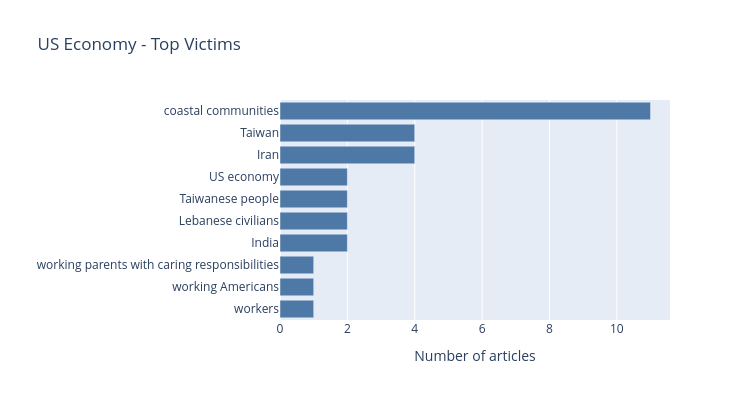

The notebook cell saved with this chart:
### Code cell
framing_bar_chart(econ_victims, "US Economy - Top Victims", "#4e79a7")

### Figure 1 — Plotly figure (JSON) as saved in the notebook; plotly's stock layout.template omitted (floating-point values rounded to 4 significant figures)
{"data": [{"marker": {"color": "#4e79a7"}, "orientation": "h", "type": "bar", "x": [1, 1, 1, 2, 2, 2, 2, 4, 4, 11], "y": ["workers", "working Americans", "working parents with caring responsibilities", "India", "Lebanese civilians", "Taiwanese people", "US economy", "Iran", "Taiwan", "coastal communities"]}], "layout": {"height": 400, "margin": {"l": 200}, "title": {"text": "US Economy - Top Victims"}, "width": 750, "xaxis": {"title": {"text": "Number of articles"}}, "yaxis": {"title": {"text": ""}}}}
